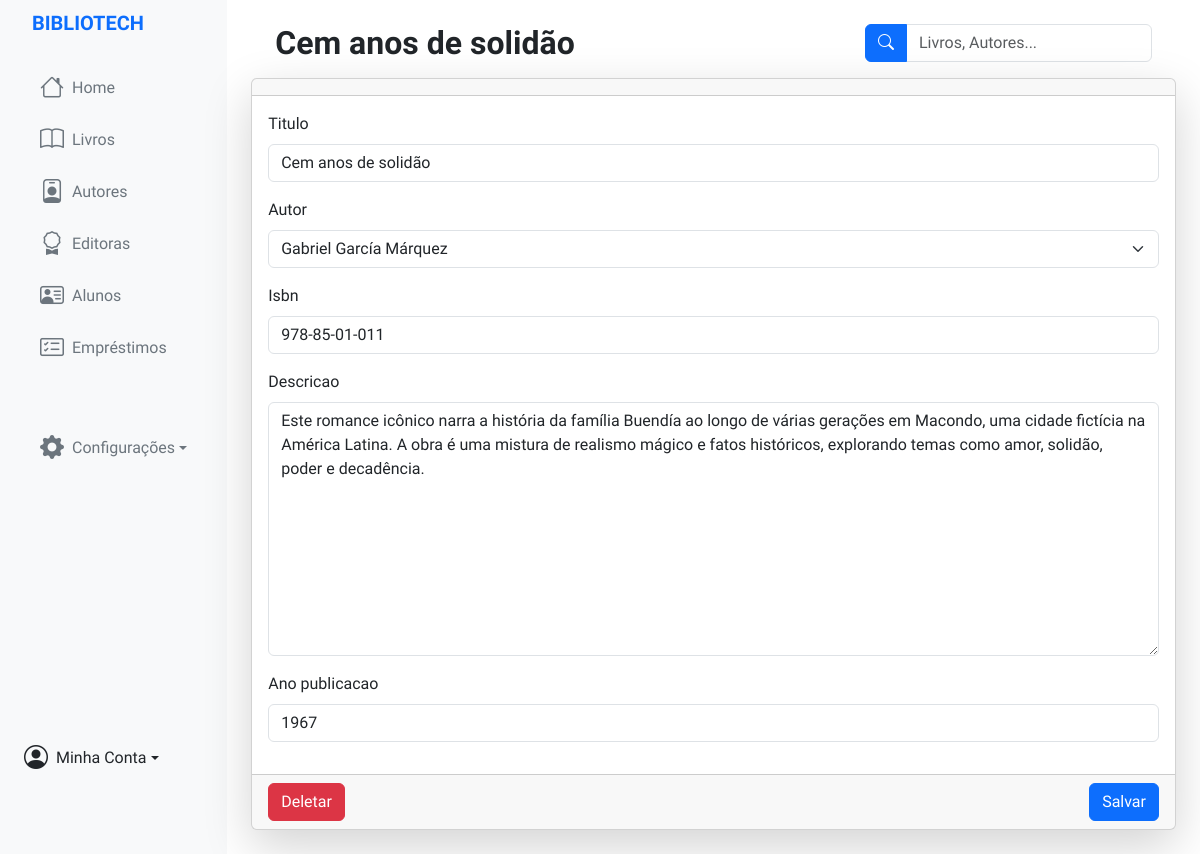
The page /home/livros/6/ (signed in) on the database its author committed.
### API/models.py (models this page shows, shortened)
class Livro(models.Model):
    titulo = models.CharField(max_length=200)
    autor = models.ForeignKey(Autor, on_delete=models.SET_NULL, null=True)
    isbn = models.CharField(max_length=13, unique=True)
    descricao = models.TextField()
    ano_publicacao = models.IntegerField()

### WebAPP/views.py (the view, shortened to what this page needs)
# urls.py: path('home/livros/<int:pk>/', views.editarLivro, name='editarLivro'),
@login_required
def editarLivro(request, pk):
    print(f"Received {request.method} request for Livro {pk}")
    livro = get_object_or_404(Livro, pk=pk)
    if request.method == 'POST':
        form = LivroForm(request.POST, instance=livro)
        if form.is_valid():
            form.save()
            return JsonResponse({'mensagem': 'Livro atualizado com sucesso', 'redirect': '/home/livros/'})
        else:
            return JsonResponse({'erro': 'Erro ao atualizar Livro'}, status=400)
    elif request.method == 'DELETE':
        livro.delete()
        return JsonResponse({'mensagem': 'Livro excluído com sucesso', 'redirect': '/home/livros/'})
    else:
        form = LivroForm(instance=livro)
    return render(request, 'Pages/editPages/editarLivro.html', {'form': form, 'livro': livro})

### WebAPP/forms.py
class LivroForm(forms.ModelForm):
    def __init__(self, *args, **kwargs):
        super().__init__(*args, **kwargs)
        self.helper = FormHelper(self)
        self.helper.form_action = reverse_lazy('API:livros')
        self.helper.form_method = 'POST'
    class Meta:
        model = Livro
        fields = ['titulo', 'autor', 'isbn', 'descricao', 'ano_publicacao']

### API/models.py (called while the page is built)
    def __str__(self):
        return self.nome

### WebAPP/templates/Pages/editPages/editarLivro.html
{% extends "base.html" %}
{% load static %}
{% block content %}
    <div class="container-fluid">
        <div class="row flex-nowrap">
            <div class="col-auto bg-light">
                {% include '../../Components/sideNav.html' %}
            </div>
            <div class="col p-4">
                {% block inner_content %}
                {% include '../../Components/header.html' with titulo=livro.titulo %}
                {% include '../../Components/cards/cardLivro.html' %}
                {% endblock inner_content %}
            </div>
        </div>
    </div>
{% endblock %}

### WebAPP/templates/base.html (shortened to what this page needs)
<!DOCTYPE html>
<html>
<head>
    <link rel="stylesheet" href="https://cdn.jsdelivr.net/npm/bootstrap-icons@1.11.1/font/bootstrap-icons.css">
    {% load bootstrap5 %}
    {% load static %}
    {% bootstrap_css %}
</head>
<body>
    {% block content %}
    {% endblock content %}
    <link href="https://cdn.jsdelivr.net/npm/bootstrap@5.3.2/dist/css/bootstrap.min.css" rel="stylesheet">
</body>
</html>

### WebAPP/templates/Components/sideNav.html (shortened to what this page needs)
{% load static %}
<div class="row flex-nowrap sideNav">
    <div class="px-sm-2 bg-light">
        <div class="d-flex flex-column align-items-center align-items-sm-start px-3 pt-2 text-white min-vh-100">
            <a href="{% url 'homePage' %}" class="d-flex align-items-center pb-4 mb-md-0 ms-2 me-md-auto text-white text-decoration-none">
                <span class="fs-5 d-none d-sm-inline fw-bolder text-primary">BIBLIOTECH</span>
            </a>
            <ul class="nav nav-pills flex-column mb-sm-auto mb-0 align-items-center align-items-sm-start" id="menu">
                <li class="nav-item">
                    <a href="{% url 'homePage' %}" class="nav-link align-items-center text-secondary d-flex">
                        <i class="fs-4 bi-house"></i><span class="ms-2 d-none d-sm-inline">Home</span>
                    </a>
                </li>
                <li class="nav-item">
                    <a href="{% url 'livrosPage' %}" class="nav-link align-items-center text-secondary d-flex">
                        <i class="fs-4 bi-book"></i><span class="ms-2 d-none d-sm-inline">Livros</span>
                    </a>
                </li>
                <li class="nav-item">
                    <a href="{% url 'autoresPage' %}" class="nav-link align-items-center text-secondary d-flex">
                        <i class="fs-4 bi-person-badge"></i><span class="ms-2 d-none d-sm-inline">Autores</span>
                    </a>
                </li>
                <li class="nav-item">
                    <a href="{% url 'editorasPage' %}" class="nav-link align-items-center text-secondary d-flex">
                        <i class="fs-4 bi bi-award"></i><span class="ms-2 d-none d-sm-inline">Editoras</span>
                    </a>
                </li>
                <li class="nav-item">
                    <a href="{% url 'alunosPage' %}" class="nav-link align-items-center text-secondary d-flex">
                        <i class="fs-4 bi-person-vcard"></i><span class="ms-2 d-none d-sm-inline">Alunos</span>
                    </a>
                </li>
                <li class="nav-item">
                    <a href="{% url 'emprestimosPage' %}" class="nav-link align-items-center text-secondary d-flex">
                        <i class="fs-4 bi-card-checklist"></i><span class="ms-2 d-none d-sm-inline">Empréstimos</span>
                    </a>
                </li>
            {% include '../Components/modals/configuracoes.html' %}
            </ul>
            {% include '../Components/modals/modalConta.html' %}
        </div>
    </div>
</div>

### WebAPP/templates/Components/modals/configuracoes.html (shortened to what this page needs)
<li class="nav-item dropdown my-5">
    <a href="#" class="nav-link align-items-center text-secondary d-flex dropdown-toggle" id="dropdownConfiguracoes" data-bs-toggle="dropdown" aria-expanded="false">
        <i class="fs-4 bi bi-gear-fill"></i><span class="ms-2 d-none d-sm-inline">Configurações</span>
    </a>
</li>

### WebAPP/templates/Components/modals/modalConta.html (shortened to what this page needs)
<div class="dropdown mb-4">
    <a href="#" class="d-flex align-items-center text-dark text-decoration-none dropdown-toggle" id="dropdownConfiguracoes" data-bs-toggle="dropdown" aria-expanded="false">
        <i class="fs-4 bi-person-circle"></i><span class="ms-2 d-none d-sm-inline">Minha Conta</span>
    </a>
</div>

### WebAPP/templates/Components/header.html (shortened to what this page needs)
{% load static %}
<div class="d-flex justify-content-between">
    <h1 class="fs-2 fw-bolder mb-3 mx-4">{{ titulo }}</h1>
    <form id="search-form" class="d-flex pe-4 h-75">
        <div class="input-group">
            <button id="search-button" type="submit" class="btn btn-primary">
                <i class="bi bi-search"></i>
            </button>
            <input id="search-input" name="consulta" type="search" class="form-control" placeholder="Livros, Autores..."/>
        </div>
    </form>
</div>

### WebAPP/templates/Components/cards/cardLivro.html (shortened to what this page needs)
{% load crispy_forms_tags %}
{% load static %}
<div class="card shadow-lg">
    <div class="card-header text-center">
    </div>
    <div class="card-body">
    <form id="editarLivroForm" method="POST" action="{% url 'editarLivro' livro.id %}">
          {{ form|crispy }}
    </div>
    <div class="card-footer text-center d-flex justify-content-between">
        <button id="excluirLivroBtn" form="livroForm" type="submit" class="btn btn-danger" onclick="excluirLivro(event, '{% url "editarLivro" livro.id %}')">Deletar</button>
        <button id="salvarLivroBtn" form="livroForm" type="submit" class="btn btn-primary" onclick="salvarLivro(event, '{% url "editarLivro" livro.id %}')">Salvar</button>
    </div>
</div>

### WebAPP/templates/base.html (style rules this page uses)
* { font-family: 'Kanit'; font-weight: 500 }
td, input { font-family: 'Kanit'; font-weight: 300 }

### rows shown on the page
Livro: titulo "Cem anos de solidão", autor "Gabriel García Márquez", isbn "978-85-01-011", descricao "Este romance icônico narra a história da família Buendía ao longo de várias gerações em Macondo, uma cidade fictícia na América Latina. A obra é uma mistura de realismo mágico e fatos históricos, explorando temas como amor, solidão, poder e decadência.", ano_publicacao "1967"
